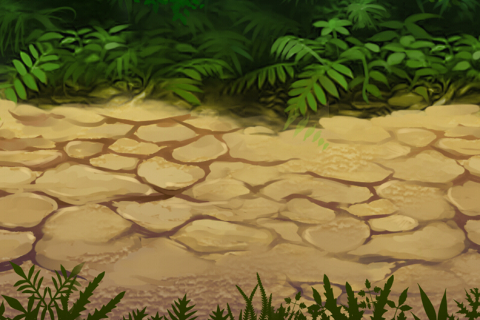

This is a level from a 2D game, rendered from its Tiled map with the project's own tilesets. A one-line summary and the map file follow, with tile-layer data summarised:
An orthogonal 16x10 tile map with 30x32 px tiles, 1 tile layer (block) and 2 objects.

<map version="1.0" orientation="orthogonal" width="16" height="10" tilewidth="30" tileheight="32">
 <tileset firstgid="1" name="132807580832" tilewidth="30" tileheight="32">
  <image source="132807580832.jpg" width="1200" height="600" />
 </tileset>
 <layer name="block" width="16" height="10">
  <data>[160 cells, 160 non-empty, 160 distinct tile ids]</data>
 </layer>
 <objectgroup name="fighet" width="16" height="10">
  <object x="14" y="176" width="38" height="73" />
  <object x="430" y="174" width="41" height="75" />
 </objectgroup>
</map>